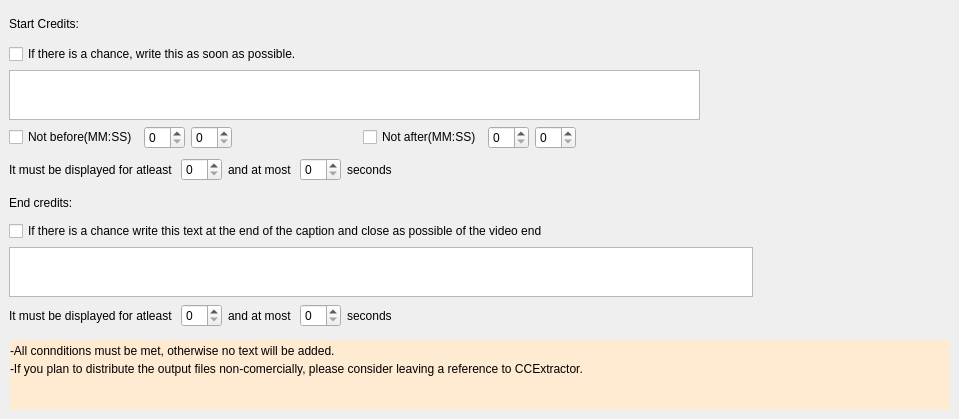
      <widget class="QWidget" name="tab_5">
       <attribute name="title">
        <string>Credits</string>
       </attribute>
       <widget class="QWidget" name="verticalLayoutWidget_3">
        <property name="geometry">
         <rect>
          <x>9</x>
          <y>9</y>
          <width>691</width>
          <height>175</height>
         </rect>
        </property>
        <layout class="QVBoxLayout" name="verticalLayout_22">
         <item>
          <widget class="QLabel" name="label_57">
           <property name="text">
            <string>Start Credits:</string>
           </property>
          </widget>
         </item>
         <item>
          <widget class="QCheckBox" name="checkBox_24">
           <property name="text">
            <string>If there is a chance, write this as soon as possible.</string>
           </property>
          </widget>
         </item>
         <item>
          <widget class="QTextEdit" name="textEdit_5">
           <property name="sizePolicy">
            <sizepolicy hsizetype="Expanding" vsizetype="Maximum">
             <horstretch>0</horstretch>
             <verstretch>0</verstretch>
            </sizepolicy>
           </property>
           <property name="maximumSize">
            <size>
             <width>16777215</width>
             <height>50</height>
            </size>
           </property>
          </widget>
         </item>
         <item>
          <layout class="QHBoxLayout" name="horizontalLayout_18">
           <item>
            <widget class="QCheckBox" name="checkBox_25">
             <property name="text">
              <string>Not before(MM:SS)</string>
             </property>
            </widget>
           </item>
           <item>
            <widget class="QSpinBox" name="spinBox_2"/>
           </item>
           <item>
            <widget class="QSpinBox" name="spinBox_8"/>
           </item>
           <item>
            <spacer name="horizontalSpacer_16">
             <property name="orientation">
              <enum>Qt::Horizontal</enum>
             </property>
             <property name="sizeHint" stdset="0">
              <size>
               <width>40</width>
               <height>20</height>
              </size>
             </property>
            </spacer>
           </item>
           <item>
            <layout class="QHBoxLayout" name="horizontalLayout_21">
             <item>
              <widget class="QCheckBox" name="checkBox_26">
               <property name="text">
                <string>Not after(MM:SS)</string>
               </property>
              </widget>
             </item>
             <item>
              <widget class="QSpinBox" name="spinBox_9"/>
             </item>
             <item>
              <widget class="QSpinBox" name="spinBox_13"/>
             </item>
            </layout>
           </item>
           <item>
            <spacer name="horizontalSpacer_19">
             <property name="orientation">
              <enum>Qt::Horizontal</enum>
             </property>
             <property name="sizeHint" stdset="0">
              <size>
               <width>40</width>
               <height>20</height>
              </size>
             </property>
            </spacer>
           </item>
          </layout>
         </item>
         <item>
          <layout class="QHBoxLayout" name="horizontalLayout_22">
           <item>
            <widget class="QLabel" name="label_68">
             <property name="text">
              <string>It must be displayed for atleast </string>
             </property>
            </widget>
           </item>
           <item>
            <widget class="QSpinBox" name="spinBox_18"/>
           </item>
           <item>
            <widget class="QLabel" name="label_69">
             <property name="text">
              <string>and at most </string>
             </property>
            </widget>
           </item>
           <item>
            <widget class="QSpinBox" name="spinBox_19"/>
           </item>
           <item>
            <widget class="QLabel" name="label_70">
             <property name="text">
              <string>seconds</string>
             </property>
            </widget>
           </item>
           <item>
            <spacer name="horizontalSpacer_18">
             <property name="orientation">
              <enum>Qt::Horizontal</enum>
             </property>
             <property name="sizeHint" stdset="0">
              <size>
               <width>40</width>
               <height>20</height>
              </size>
             </property>
            </spacer>
           </item>
          </layout>
         </item>
        </layout>
       </widget>
       <widget class="QWidget" name="verticalLayoutWidget_4">
        <property name="geometry">
         <rect>
          <x>9</x>
          <y>190</y>
          <width>744</width>
          <height>138</height>
         </rect>
        </property>
        <layout class="QVBoxLayout" name="verticalLayout_23">
         <item>
          <widget class="QLabel" name="label_71">
           <property name="text">
            <string>End credits:</string>
           </property>
          </widget>
         </item>
         <item>
          <widget class="QCheckBox" name="checkBox_29">
           <property name="text">
            <string>If there is a chance write this text at the end of the caption and close as possible of the video end</string>
           </property>
          </widget>
         </item>
         <item>
          <widget class="QTextEdit" name="textEdit_6">
           <property name="sizePolicy">
            <sizepolicy hsizetype="Expanding" vsizetype="Maximum">
             <horstretch>0</horstretch>
             <verstretch>0</verstretch>
            </sizepolicy>
           </property>
           <property name="maximumSize">
            <size>
             <width>16777215</width>
             <height>50</height>
            </size>
           </property>
          </widget>
         </item>
         <item>
          <layout class="QHBoxLayout" name="horizontalLayout_25">
           <item>
            <widget class="QLabel" name="label_72">
             <property name="text">
              <string>It must be displayed for atleast </string>
             </property>
            </widget>
           </item>
           <item>
            <widget class="QSpinBox" name="spinBox_20"/>
           </item>
           <item>
            <widget class="QLabel" name="label_73">
             <property name="text">
              <string>and at most </string>
             </property>
            </widget>
           </item>
           <item>
            <widget class="QSpinBox" name="spinBox_21"/>
           </item>
           <item>
            <widget class="QLabel" name="label_74">
             <property name="text">
              <string>seconds</string>
             </property>
            </widget>
           </item>
           <item>
            <spacer name="horizontalSpacer_17">
             <property name="orientation">
              <enum>Qt::Horizontal</enum>
             </property>
             <property name="sizeHint" stdset="0">
              <size>
               <width>40</width>
               <height>20</height>
              </size>
             </property>
            </spacer>
           </item>
          </layout>
         </item>
        </layout>
       </widget>
       <widget class="QWidget" name="widget" native="true">
        <property name="geometry">
         <rect>
          <x>10</x>
          <y>340</y>
          <width>940</width>
          <height>70</height>
         </rect>
        </property>
        <property name="sizePolicy">
         <sizepolicy hsizetype="Preferred" vsizetype="Maximum">
          <horstretch>0</horstretch>
          <verstretch>0</verstretch>
         </sizepolicy>
        </property>
        <property name="maximumSize">
         <size>
          <width>16777215</width>
          <height>70</height>
         </size>
        </property>
        <property name="palette">
         <palette>
          <active>
           <colorrole role="Button">
            <brush brushstyle="SolidPattern">
             <color alpha="255">
              <red>255</red>
              <green>234</green>
              <blue>210</blue>
             </color>
            </brush>
           </colorrole>
           <colorrole role="Base">
            <brush brushstyle="SolidPattern">
             <color alpha="255">
              <red>255</red>
              <green>234</green>
              <blue>210</blue>
             </color>
            </brush>
           </colorrole>
           <colorrole role="Window">
            <brush brushstyle="SolidPattern">
             <color alpha="255">
              <red>255</red>
              <green>234</green>
              <blue>210</blue>
             </color>
            </brush>
           </colorrole>
          </active>
          <inactive>
           <colorrole role="Button">
            <brush brushstyle="SolidPattern">
             <color alpha="255">
              <red>255</red>
              <green>234</green>
              <blue>210</blue>
             </color>
            </brush>
           </colorrole>
           <colorrole role="Base">
            <brush brushstyle="SolidPattern">
             <color alpha="255">
              <red>255</red>
              <green>234</green>
              <blue>210</blue>
             </color>
            </brush>
           </colorrole>
           <colorrole role="Window">
            <brush brushstyle="SolidPattern">
             <color alpha="255">
              <red>255</red>
              <green>234</green>
              <blue>210</blue>
             </color>
            </brush>
           </colorrole>
          </inactive>
          <disabled>
           <colorrole role="Button">
            <brush brushstyle="SolidPattern">
             <color alpha="255">
              <red>255</red>
              <green>234</green>
              <blue>210</blue>
             </color>
            </brush>
           </colorrole>
           <colorrole role="Base">
            <brush brushstyle="SolidPattern">
             <color alpha="255">
              <red>255</red>
              <green>234</green>
              <blue>210</blue>
             </color>
            </brush>
           </colorrole>
           <colorrole role="Window">
            <brush brushstyle="SolidPattern">
             <color alpha="255">
              <red>255</red>
              <green>234</green>
              <blue>210</blue>
             </color>
            </brush>
           </colorrole>
          </disabled>
         </palette>
        </property>
        <property name="styleSheet">
         <string notr="true">background-color: rgb(255, 234, 210);</string>
        </property>
        <widget class="QLabel" name="label_75">
         <property name="geometry">
          <rect>
           <x>0</x>
           <y>20</y>
           <width>801</width>
           <height>17</height>
          </rect>
         </property>
         <property name="text">
          <string>-If you plan to distribute the output files non-comercially, please consider leaving a reference to CCExtractor.</string>
         </property>
        </widget>
        <widget class="QLabel" name="label_76">
         <property name="geometry">
          <rect>
           <x>0</x>
           <y>0</y>
           <width>736</width>
           <height>21</height>
          </rect>
         </property>
         <property name="text">
          <string>-All connditions must be met, otherwise no text will be added.</string>
         </property>
        </widget>
       </widget>
      </widget>
